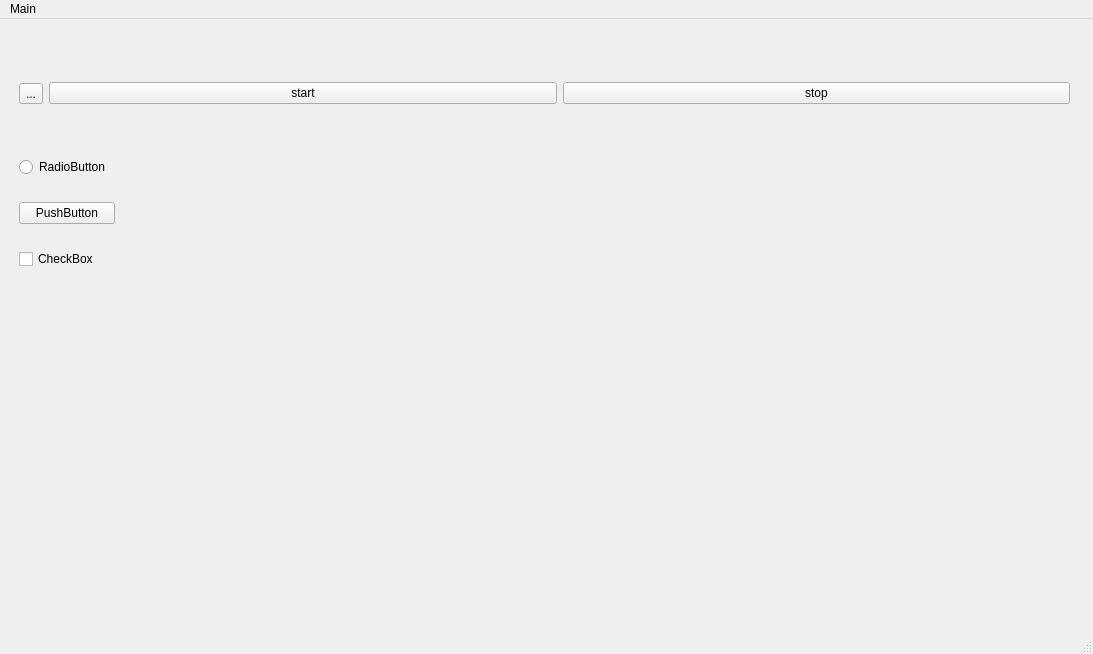
<?xml version="1.0" encoding="UTF-8"?>
<ui version="4.0">
 <class>MainWindow</class>
 <widget class="QMainWindow" name="MainWindow">
  <property name="geometry">
   <rect>
    <x>0</x>
    <y>0</y>
    <width>1093</width>
    <height>654</height>
   </rect>
  </property>
  <property name="windowTitle">
   <string>MainWindow</string>
  </property>
  <widget class="QWidget" name="centralwidget">
   <widget class="QWidget" name="horizontalLayoutWidget">
    <property name="geometry">
     <rect>
      <x>9</x>
      <y>49</y>
      <width>1071</width>
      <height>51</height>
     </rect>
    </property>
    <layout class="QHBoxLayout" name="horizontalLayout">
     <property name="leftMargin">
      <number>10</number>
     </property>
     <property name="topMargin">
      <number>10</number>
     </property>
     <property name="rightMargin">
      <number>10</number>
     </property>
     <property name="bottomMargin">
      <number>10</number>
     </property>
     <item>
      <widget class="QToolButton" name="toolButton">
       <property name="text">
        <string>...</string>
       </property>
      </widget>
     </item>
     <item>
      <widget class="QPushButton" name="pushButton_2">
       <property name="text">
        <string>start</string>
       </property>
      </widget>
     </item>
     <item>
      <widget class="QPushButton" name="pushButton">
       <property name="text">
        <string>stop</string>
       </property>
      </widget>
     </item>
    </layout>
   </widget>
   <widget class="QWidget" name="verticalLayoutWidget">
    <property name="geometry">
     <rect>
      <x>9</x>
      <y>109</y>
      <width>116</width>
      <height>171</height>
     </rect>
    </property>
    <layout class="QVBoxLayout" name="verticalLayout">
     <property name="leftMargin">
      <number>10</number>
     </property>
     <property name="topMargin">
      <number>10</number>
     </property>
     <property name="rightMargin">
      <number>10</number>
     </property>
     <property name="bottomMargin">
      <number>10</number>
     </property>
     <item>
      <widget class="QRadioButton" name="radioButton">
       <property name="text">
        <string>RadioButton</string>
       </property>
      </widget>
     </item>
     <item>
      <widget class="QPushButton" name="pushButton_3">
       <property name="text">
        <string>PushButton</string>
       </property>
      </widget>
     </item>
     <item>
      <widget class="QCheckBox" name="checkBox">
       <property name="text">
        <string>CheckBox</string>
       </property>
      </widget>
     </item>
    </layout>
   </widget>
  </widget>
  <widget class="QMenuBar" name="menubar">
   <property name="geometry">
    <rect>
     <x>0</x>
     <y>0</y>
     <width>1093</width>
     <height>22</height>
    </rect>
   </property>
   <widget class="QMenu" name="menuMain">
    <property name="title">
     <string>Main</string>
    </property>
   </widget>
   <addaction name="menuMain"/>
  </widget>
  <widget class="QStatusBar" name="statusbar"/>
 </widget>
 <resources/>
 <connections/>
</ui>
